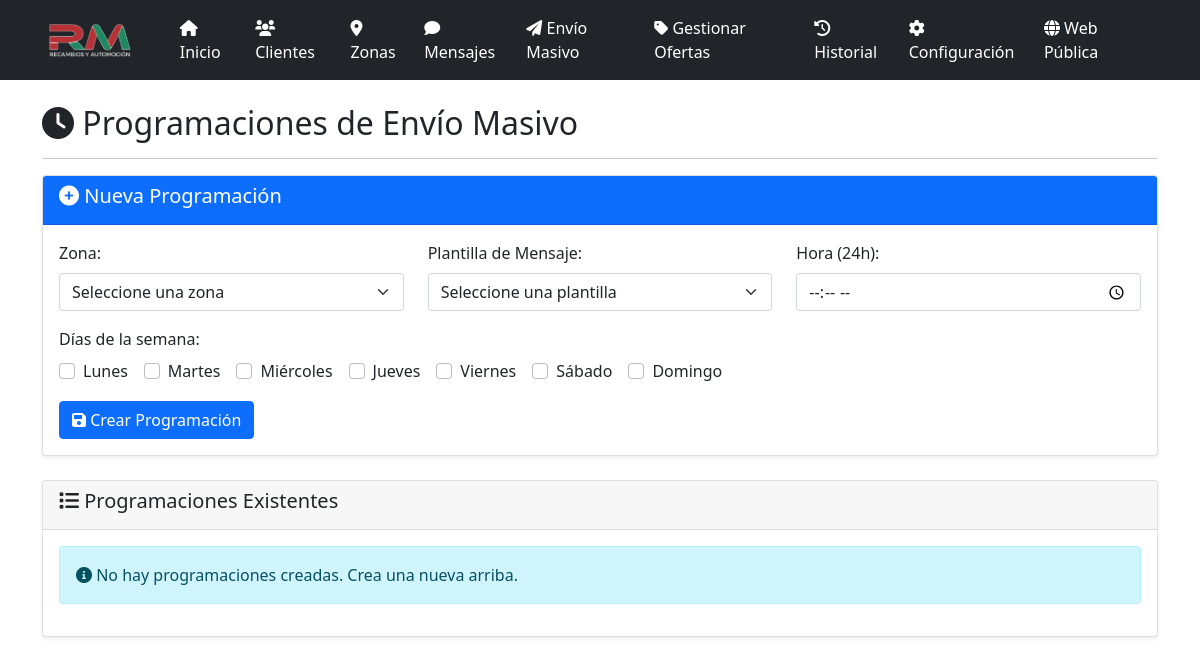
Before: /programaciones with the older database file.
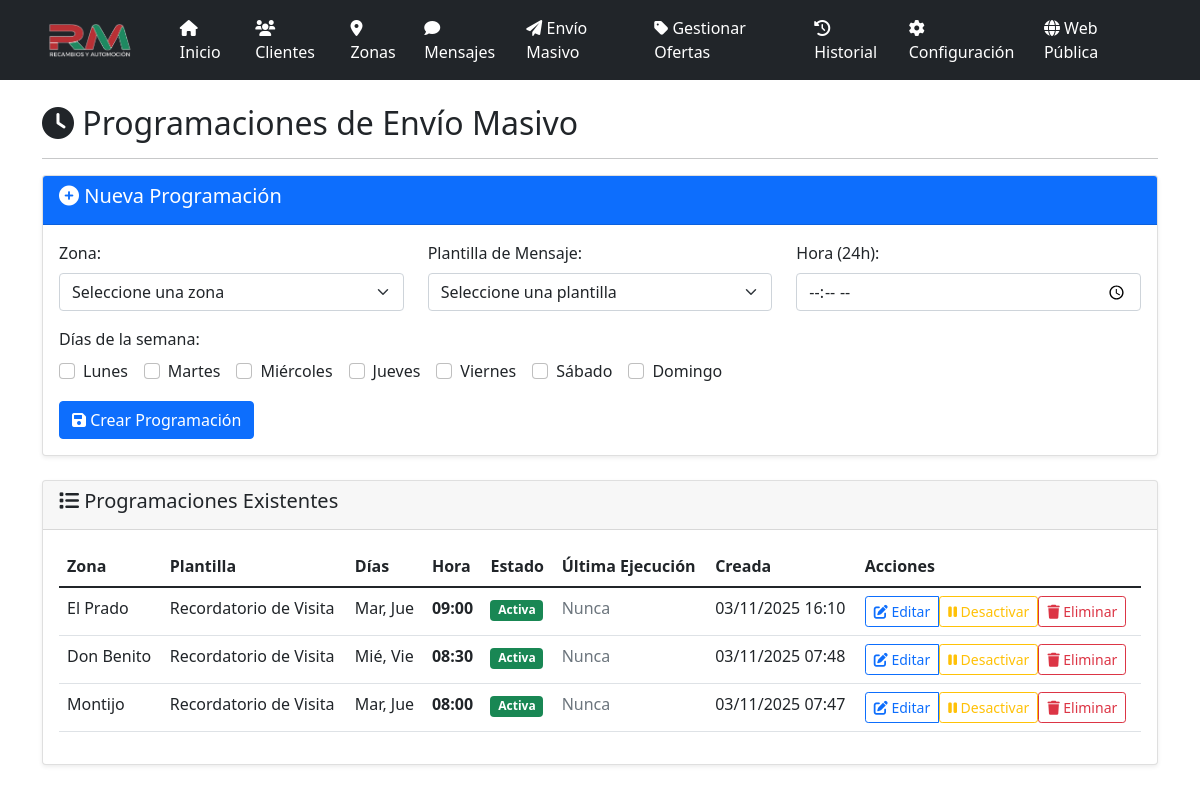
After: the same page with the newer database file.
### models.py (models this page shows, shortened)
class ProgramacionMasiva(db.Model):
    id = db.Column(db.Integer, primary_key=True)
    zona_id = db.Column(db.Integer, db.ForeignKey('zona.id'), nullable=False)
    plantilla_id = db.Column(db.Integer, db.ForeignKey('mensaje_plantilla.id'), nullable=False)
    dias_semana = db.Column(db.String(20), nullable=False)
    hora = db.Column(db.String(5), nullable=False)
    activo = db.Column(db.Boolean, default=True)
    ultima_ejecucion = db.Column(db.Date)
    created_at = db.Column(db.DateTime, default=datetime.utcnow)
    zona = db.relationship('Zona', backref='programaciones_masivas')
    plantilla = db.relationship('MensajePlantilla', backref='programaciones_masivas')

class Zona(db.Model):
    id = db.Column(db.Integer, primary_key=True)
    nombre = db.Column(db.String(100), nullable=False)
    descripcion = db.Column(db.Text)
    created_at = db.Column(db.DateTime, default=datetime.utcnow)
    clientes = db.relationship('Cliente', backref='zona', lazy=True)

class MensajePlantilla(db.Model):
    id = db.Column(db.Integer, primary_key=True)
    nombre = db.Column(db.String(100), nullable=False)
    contenido = db.Column(db.Text, nullable=False)
    activo = db.Column(db.Boolean, default=True)
    created_at = db.Column(db.DateTime, default=datetime.utcnow)
    mensajes_enviados = db.relationship('MensajeEnviado', backref='plantilla', lazy=True)

### app.py (the view)
@app.route('/programaciones')
def programaciones():
    programaciones_list = ProgramacionMasiva.query.order_by(ProgramacionMasiva.created_at.desc()).all()
    zonas = Zona.query.all()
    plantillas = MensajePlantilla.query.filter_by(activo=True).all()
    return render_template('programaciones.html',
                         programaciones=programaciones_list,
                         zonas=zonas,
                         plantillas=plantillas)

### app.py (called while the page is built, shortened)
@app.before_request
def _asegurar_scheduler():
    global _scheduler_iniciado

@app.before_request
def before_request():
    global _sistema_inicializado
    if not _sistema_inicializado and not app.config['DEBUG']:
        inicializar_sistema()

### templates/programaciones.html (shortened to what the changed rows need)
{% extends "base.html" %}
{% block content %}
<div class="row">
    <div class="col-12">
        <h2><i class="fas fa-clock"></i> Programaciones de Envío Masivo</h2>
    </div>
</div>
<div class="row">
    <div class="col-12">
        <div class="card">
            <div class="card-body">
                {% if programaciones %}
                <div class="table-responsive">
                    <table class="table table-hover">
                        <thead>
                            <tr>
                                <th>Zona</th>
                                <th>Plantilla</th>
                                <th>Días</th>
                                <th>Hora</th>
                                <th>Estado</th>
                                <th>Última Ejecución</th>
                                <th>Creada</th>
                                <th>Acciones</th>
                            </tr>
                        </thead>
                        <tbody>
                            {% for prog in programaciones %}
                            <tr>
                                <td>{{ prog.zona.nombre }}</td>
                                <td>{{ prog.plantilla.nombre }}</td>
                                <td>
                                    {% set dias_nombres = ['Lun', 'Mar', 'Mié', 'Jue', 'Vie', 'Sáb', 'Dom'] %}
                                    {% set dias_seleccionados = prog.dias_semana.split(',') %}
                                    {% for dia in dias_seleccionados %}
                                        {% set dia_idx = (dia | trim | int) %}
                                        {% if (dia | trim) != '' and 0 <= dia_idx <= 6 %}
                                            {{ dias_nombres[dia_idx] }}{% if not loop.last %}, {% endif %}
                                        {% endif %}
                                    {% endfor %}
                                </td>
                                <td><strong>{{ prog.hora }}</strong></td>
                                <td>
                                    {% if prog.activo %}
                                        <span class="badge bg-success">Activa</span>
                                    {% else %}
                                        <span class="badge bg-secondary">Inactiva</span>
                                    {% endif %}
                                </td>
                                <td>
                                    {% if prog.ultima_ejecucion %}
                                        {{ prog.ultima_ejecucion.strftime('%d/%m/%Y') }}
                                    {% else %}
                                        <span class="text-muted">Nunca</span>
                                    {% endif %}
                                </td>
                                <td>{{ prog.created_at.strftime('%d/%m/%Y %H:%M') }}</td>
                                <td>
                                    <div class="btn-group" role="group">
                                        <a href="{{ url_for('editar_programacion', id=prog.id) }}" class="btn btn-sm btn-outline-primary">
                                            <i class="fas fa-edit"></i> Editar
                                        </a>
                                        <form method="POST" action="{{ url_for('toggle_programacion', id=prog.id) }}" style="display: inline;">
                                            <button type="submit" class="btn btn-sm btn-outline-{{ 'warning' if prog.activo else 'success' }}">
                                                <i class="fas fa-{{ 'pause' if prog.activo else 'play' }}"></i>
                                                {{ 'Desactivar' if prog.activo else 'Activar' }}
                                            </button>
                                        </form>
                                        <form method="POST" action="{{ url_for('eliminar_programacion', id=prog.id) }}" style="display: inline;"
                                              onsubmit="return confirm('¿Estás seguro de que quieres eliminar esta programación?');">
                                            <button type="submit" class="btn btn-sm btn-outline-danger">
                                                <i class="fas fa-trash"></i> Eliminar
                                            </button>
                                        </form>
                                    </div>
                                </td>
                            </tr>
                            {% endfor %}
                        </tbody>
                    </table>
                </div>
                {% else %}
                <div class="alert alert-info">
                    <i class="fas fa-info-circle"></i> No hay programaciones creadas. Crea una nueva arriba.
                </div>
                {% endif %}
            </div>
        </div>
    </div>
</div>
{% endblock %}

Changed rows visible on the page:
added ProgramacionMasiva: zona.nombre "El Prado", plantilla.nombre "Recordatorio de Visita", dias_nombres "Mar" "Jue", hora "09:00", shows "Activa", shows "Nunca", created_at "03/11/2025 16:10", activo "Desactivar"
added ProgramacionMasiva: zona.nombre "Don Benito", plantilla.nombre "Recordatorio de Visita", dias_nombres "Mié" "Vie", hora "08:30", shows "Activa", shows "Nunca", created_at "03/11/2025 07:48", activo "Desactivar"
added ProgramacionMasiva: zona.nombre "Montijo", plantilla.nombre "Recordatorio de Visita", dias_nombres "Mar" "Jue", hora "08:00", shows "Activa", shows "Nunca", created_at "03/11/2025 07:47", activo "Desactivar"
Other visible differences:
text no longer shown: "No hay programaciones creadas. Crea una nueva arriba."
text now shown: "Zona Plantilla Días Hora Estado Última Ejecución Creada Acciones"
